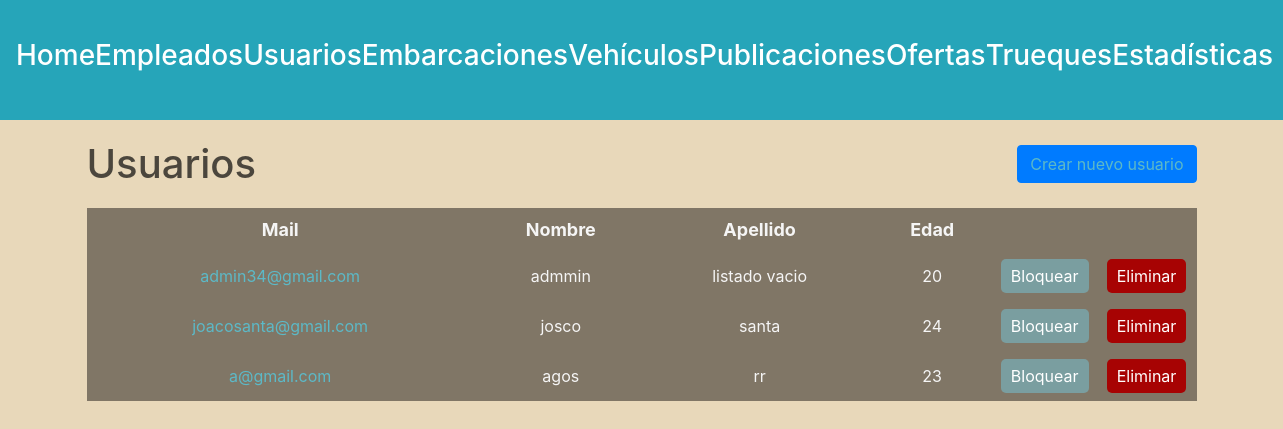
/administracion/usuarios/ (signed in), run on an earlier commit of the app's database.
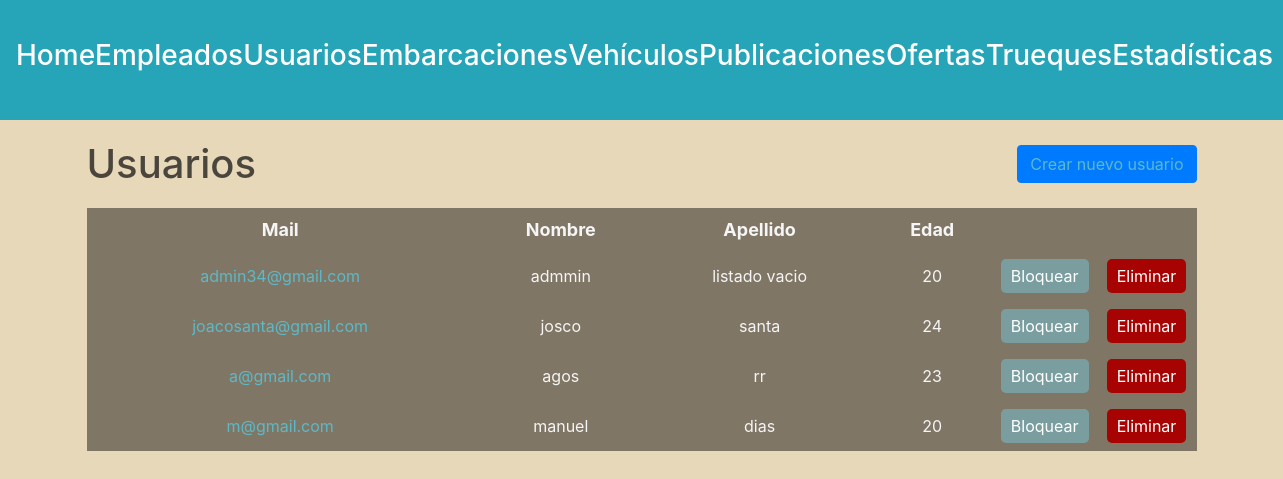
And on a later commit of the database.
### usuarios/models.py (models this page shows, shortened)
class Usuario(AbstractBaseUser, PermissionsMixin):
    nombre = models.CharField(max_length=50)
    apellido = models.CharField(max_length=50)
    fecha_nacimiento = models.DateField()
    telefono = models.CharField(max_length=13)
    mail = models.EmailField(max_length=50, unique=True)
    password = models.CharField(max_length=128)
    is_staff= models.BooleanField(default=False)
    is_blocked= models.BooleanField(default=False)
    USERNAME_FIELD = 'mail'
    REQUIRED_FIELDS = ['nombre', 'apellido', 'fecha_nacimiento', 'telefono']

### administrador/views.py (the view)
# urls.py: path('', include('usuarios.urls')),
@login_required(login_url=reverse_lazy('home'))
def usuarios(request):
    user = request.user
    if not user.is_superuser:
        return redirect('home')
    usuarios = Usuario.objects.filter(is_staff=False).exclude(mail__startswith='*')
    for usuario in usuarios:
        usuario.edad = calcular_edad(usuario.fecha_nacimiento)
    return render(request, 'users.html', {
        'usuarios' : usuarios
    })

### administrador/backend.py (called while the page is built)
def calcular_edad(fecha_nacimiento):
    fecha_actual = datetime.now()
    edad = fecha_actual.year - fecha_nacimiento.year - ((fecha_actual.month, fecha_actual.day) < (fecha_nacimiento.month, fecha_nacimiento.day))
    return edad

### autenticacion/backend.py (called while the page is built)
    def get_user(self, user_id):
        UserModel = get_user_model()
        try:
            return UserModel.objects.get(pk=user_id)
        except UserModel.DoesNotExist:
            return None

### administrador/templates/users.html (shortened to what this page needs)
{% extends 'layouts/navbar.html' %}
{% block content %}
<div class="header">
    <h1>Usuarios</h1>
    <a href="{% url 'crear usuario' %}" class="btn btn-primary">Crear nuevo usuario</a>
</div>
{% if usuarios %}
    <table>
        <thead>
            <tr>
                <th>Mail</th>
                <th>Nombre</th>
                <th>Apellido</th>
                <th>Edad</th>
                <th></th>
                <th></th>
            </tr>
        </thead>
        <tbody>
            {% for usuario in usuarios %}
                <tr>
                    <td>
                        <a href="{% url 'ver perfil' usuario.id %}"> {{usuario.mail}} </a>
                    </td>
                    <td>{{usuario.nombre}}</td>
                    <td>{{usuario.apellido}}</td>
                    <td>{{usuario.edad}}</td>
                    <td>
                        {% if usuario.is_blocked %}
                            <form action="{% url 'desbloquear usuario' %}" method="post">
                                {% csrf_token %}
                                <input type="hidden" name="usuario_id" value="{{ usuario.id }}">
                                <button type="submit" class="btn-block">Desbloquear</button>
                            </form>
                        {% else %}
                            <form action="{% url 'bloquear usuario' %}" method="post">
                                <button type="submit" class="btn-block">Bloquear</button>
                            </form>
                        {% endif %}
                    </td>
                    <td>
                        <form method="post" action="{% url 'eliminar usuario' %}">
                            <button type="submit" class="btn-delete">Eliminar</button>
                        </form>
                    </td>
                </tr>
            {% endfor %}
        </tbody>
    </table>
{% else %}
    <h3>No existen usuarios en la plataforma.</h3>
{% endif %}
{% endblock %}

What changed in the data, as far as the page shows it:
added Usuario: mail "m@gmail.com", nombre "manuel", apellido "dias", edad "20"
